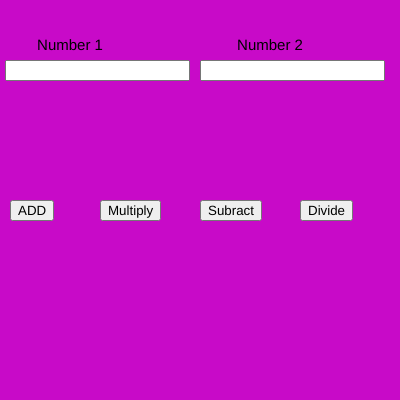
Frame 1 (no input)
Frame 60 (no input): identical to frame 1, image omitted
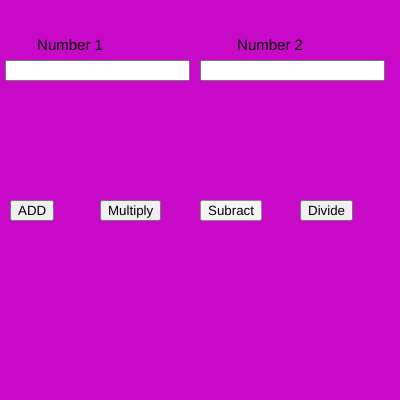
Frame 120 (the mouse pressed at the canvas centre since frame 60)

The p5.js sketch that drew these frames (run headless with seeded random() and noise() and a simulated clock; from frame 60 on, the mouse is pressed at the canvas centre):

// p5.js sketch
// ── sketch.js
var n1,n2;
var b1,b2,b3,b4;

function setup() {
  
  createCanvas(400, 400);
  
  num1 = createInput();
  num1.position(5, 60);
  
  num2 = createInput();
  num2.position(200, 60);
  
  b1 = createButton("ADD");
  b1.position(10, 200);
  b1.mousePressed(add);
  
  b2 = createButton("Multiply");
  b2.position(100, 200);
  b2.mousePressed(Multiply);
  
  b3 = createButton("Subract");
  b3.position(200, 200);
  b3.mousePressed(Subract);
  
  b4 = createButton("Divide");
  b4.position(300, 200);
  b4.mousePressed(Divide);
  textAlign(CENTER);
  textSize(15);
}

function draw() {
  background(200,10,200)
  text("Number 1",70,50)
  text("Number 2",270,50)
  n1=parseInt(num1.value());
  n2=parseInt(num2.value());

}
function add(){
console.log(n1+n2);
}
function Subract(){
  console.log(n1-n2);
  }
  function Multiply(){
    console.log(n1*n2);
    }
    function Divide(){
      console.log(n1/n2);
      }
